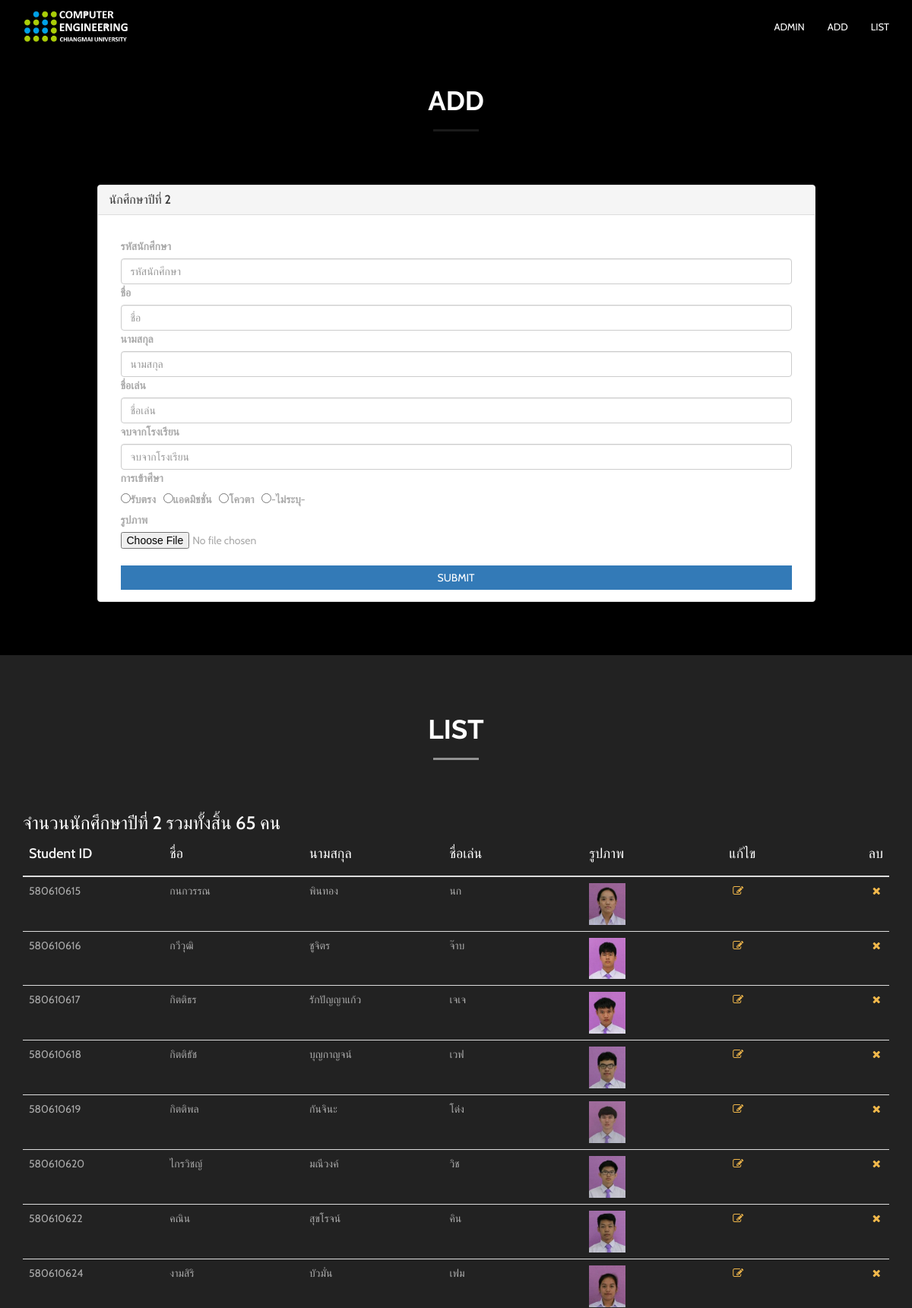
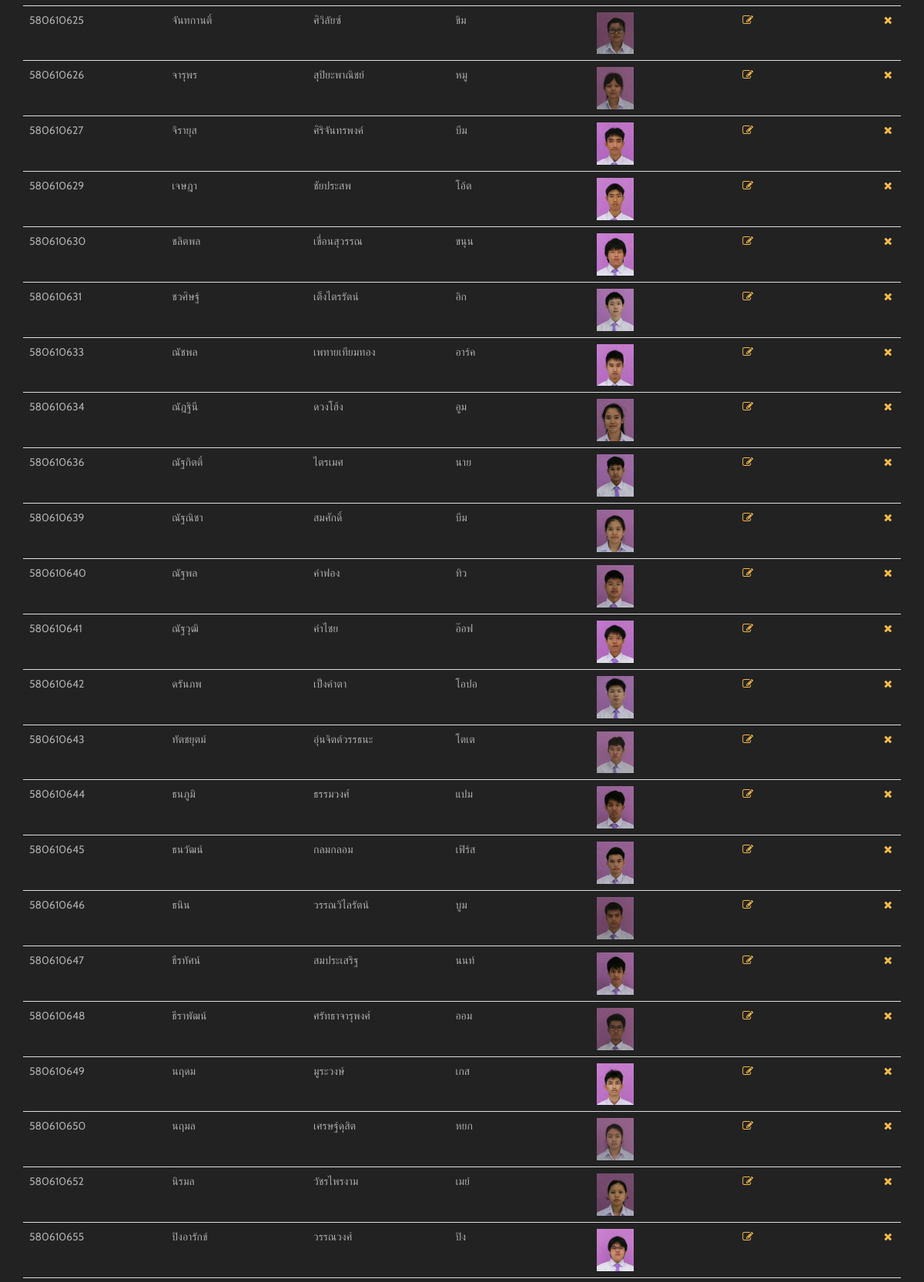
Page /sophomore/sophomore_form.php (upper part) on the committed database (2 pictures, top to bottom).
### tables this page shows
CREATE TABLE `sophomore` (
  `id` int(11) NOT NULL,
  `student_id` int(9) NOT NULL,
  `firstname` varchar(20) NOT NULL,
  `lastname` varchar(20) NOT NULL,
  `nickname` varchar(20) NOT NULL,
  `school` varchar(50) NOT NULL,
  `entrance` varchar(20) NOT NULL,
  `img` text NOT NULL
);

### sophomore/sophomore_form.php (the view, shortened to what this page needs)
<!DOCTYPE html>
<html lang="en">
<head>
    <link href="../bootstrap/css/bootstrap.min.css" rel="stylesheet">
    <link href="../font-awesome/css/font-awesome.min.css" rel="stylesheet">
    <link href="../css/flexslider.css" rel="stylesheet" type="text/css" media="screen">
    <link href="../css/owl.carousel.css" rel="stylesheet" type="text/css" media="screen">
    <link href="../css/owl.theme.css" rel="stylesheet" type="text/css" media="screen">
    <link rel="stylesheet" type="text/css" href="../css/jquery-ui.min.css" media="screen">
    <link href="../lightbox2/dist/css/lightbox.css" rel="stylesheet">
    <link href="../css/restaurant-onepage-dark.css" rel="stylesheet" type="text/css" media="screen">
      </head>
      <body data-spy="scroll">
        <nav class="navbar navbar-inverse navbar-fixed-top">
            <div class="container">
                <div class="navbar-header">
                    <a href="../index.html"><img src="../img/logo.png" alt = "img" width = "140"></a>
                </div>
                <div id="navbar" class="navbar-collapse collapse">
                    <ul class="nav navbar-nav scroll-to navbar-right">
                        <li><a href="../admin/index.html">Admin</a></li>
                        <li><a href="#add">Add</a></li>
                        <li><a href="#list">List</a></li>
                    </ul>
                </div>
            </div>
        </nav>
        <section id="add" class="about-section" >
            <div class="container">
                <div class="row">
                    <div class="col-sm-6 col-sm-offset-3 center-title text-center">
                        <h3><br>Add</h3>
                        <span class="center-line"></span>
                    </div>
                </div>
                <div class="row">
                  <div class="col-xs-offset-1 col-xs-10">
                <div class="panel panel-default formPanel">
                          <div class="panel-heading bg-color-1 border-color-1">
                            <h3 class="panel-title">นักศึกษาปีที่ 2</h3>
                          </div>
                          <div class="panel-body">
                                <form action="sophomore_add.php" method="POST" role="form" enctype="multipart/form-data">
                                      <div class="form-group formField">
                                        <div class="col-xs-12">
                                           <label for="">รหัสนักศึกษา</label>
                                           <input type="text" class="form-control" name="student_id" placeholder="รหัสนักศึกษา" required>
                                        </div>
                                      </div>
                                      <div class="form-group formField">
                                        <div class="col-xs-12">
                                           <label for="">ชื่อ</label>
                                           <input type="text" class="form-control" name="firstname" placeholder="ชื่อ" required>
                                        </div>
                                      </div>
                                       <div class="form-group formField">
                                        <div class="col-xs-12">
                                              <label for="">นามสกุล</label>
                                               <input type="text" class="form-control" name="lastname" placeholder="นามสกุล" required>
                                        </div>
                                      </div>
                                      <div class="form-group formField">
                                        <div class="col-xs-12">
                                              <label for="">ชื่อเล่น</label>
                                               <input type="text" class="form-control" name="nickname" placeholder="ชื่อเล่น" required>
                                        </div>
                                      <div class="form-group formField">
                                        <div class="col-xs-12">
                                           <label for="">จบจากโรงเรียน</label>
                                           <input type="text" class="form-control" name="school" placeholder="จบจากโรงเรียน" required>
                                        </div>
                                      </div>
                                      <div class="form-group formField">
                                        <div class="col-xs-12">
                                           <label for="">การเข้าศึษา</label> <br>
                                           <label><input type="radio" name="entrance" value="รับตรง">รับตรง&nbsp;&nbsp;</label>
                                            <label><input type="radio" name="entrance" value="แอดมิชชั่น">แอดมิชชั่น&nbsp;&nbsp;</label>
                                            <label><input type="radio" name="entrance" value="โควตา">โควตา&nbsp;&nbsp;</label>
                                            <label><input type="radio" name="entrance" value="ไม่ระบุ">-ไม่ระบุ-&nbsp;&nbsp;</label>
                                        </div>
                                      </div>
                                      <div class="form-group">
                                        <div class="col-xs-12">
                                              <label for="">รูปภาพ</label>
                                              <input type="file" name="img" id="img" required>
                                            </div>
                                      </div>
                                      <div class="form-group formField">
                                            <div class="col-xs-12">
                                                <input type="submit" class="btn btn-primary btn-block bg-color-3 border-color-3" value="Submit">
                                            </div>
                                      </div>
                                </form>
                   </div>
                </div>
             </div>
         </div>
     </div>
</section>
<section id="list" class="testimonials">
    <div class="container">
        <div class="row">
            <div class="col-sm-6 col-sm-offset-3 center-title text-center">
                <h3>List</h3>
                <span class="center-line"></span>
            </div>
        </div>
        <div class="row">
            <?php
            $servername = "localhost";
            $username = "root";
            $password = "";
            $dbname = "group6";
            $conn = new mysqli($servername, $username, $password,$dbname);
            mysqli_set_charset($conn, "utf8");
            $sql = "SELECT * FROM sophomore";
            $result = $conn->query($sql);
            ?>
            <div class="col-xs-12">
                <h3 class="color-1">จำนวนนักศึกษาปีที่ 2 รวมทั้งสิ้น <?=$result->num_rows?> คน</h3>
                <div class="table-responsive">
                  <table class="table table-curved">
                    <thead>
                      <tr>
                        <th class="col-sm-2"><h4>Student ID</h4></th>
                        <th class="col-sm-2"><h4>ชื่อ</h4></th>
                        <th class="col-sm-2"><h4>นามสกุล</h4></th>
                        <th class="col-sm-2"><h4>ชื่อเล่น</h4></th>
                        <th class="col-sm-2"><h4>รูปภาพ</h4></th>
                        <th class="col-sm-2"><h4>แก้ไข</h4></th>
                        <th class="col-sm-2"><h4>ลบ</h4></th>
                    </tr>
                </thead>
                <tbody>
                   <?php while($row = $result->fetch_assoc()): ?>
                    <tr>
                        <td><?=$row["student_id"]?></td>
                        <td><?=$row["firstname"]?></td>
                        <td><?=$row["lastname"]?></td>
                        <td><?=$row["nickname"]?></td>
                        <td><img src="<?=$row["img"]?>" width="48" >
                        <td><a href="sophomore_form_edit.php?id=<?=$row["id"]?>"><i class="fa fa-pencil-square-o"></td>
                        <td><a href="sophomore_delete.php?id=<?=$row["id"]?>"><i class="fa fa-times"></td>
                    </tr>
                <?php endwhile; ?>
            </tbody>
        </table>
    </div>
</div><?php $conn->close(); ?>
</div>
</div>
</section>
</body>
</html

### css/restaurant-onepage-dark.css (style rules this page uses)
html, body { height: 100%; }
body { font-family: "Cabin", sans-serif; line-height: 22px; color: #aaa; -webkit-font-smoothing: antialiased; -webkit-text-size-adjust: 100%; -ms-text-size-adjust: 100%; background-color: #222; }
a { color: #f2b84b; }
a i { margin-left: 5px; }
a, button { -moz-transition: all 0.3s; -o-transition: all 0.3s; -webkit-transition: all 0.3s; transition: all 0.3s; border: 0px; background-color: transparent; }
a, a:hover, a:focus, button, button:focus { text-decoration: none; outline: 0 !important; }
h1, h1, h3, h4, h5, h6 { margin-top: 0px; color: #fff; }
.center-title { margin-bottom: 50px; }
.center-title h3 { text-transform: uppercase; font-weight: 700; margin: 0px; font-size: 35px; line-height: 35px; font-family: "Raleway", sans-serif; }
.center-title .center-line { display: block; margin: 20px auto; height: 3px; text-align: center; width: 60px; background-color: rgba(255, 255, 255, 0.1); }
.center-line { display: block; margin: 10px auto; height: 3px; text-align: center; width: 60px; background-color: rgba(255, 255, 255, 0.2); }
.btn { -webkit-border-radius: 0px; -moz-border-radius: 0px; -ms-border-radius: 0px; border-radius: 0px; border: 0px; text-transform: uppercase; }
.navbar-inverse { background-color: rgba(0, 0, 0, 0.5); border: 0px; padding: 10px 0; -moz-transition: all 0.5s ease-in-out; -o-transition: all 0.5s ease-in-out; -webkit-transition: all 0.5s ease-in-out; transition: all 0.5s ease-in-out; }
.navbar-inverse .navbar-nav > li > a { color: #fff; text-transform: uppercase; font-size: 13px; }
.about-section { padding-top: 80px; padding-bottom: 50px; background-color: #000000; }
.testimonials { padding: 80px 0; }
.testimonials .center-title h3 { color: #fff; }
.testimonials .center-line { background-color: rgba(255, 255, 255, 0.5); }
* { padding: 0; margin: 0; }
* { word-wrap: break-word; }

### rows in the picture
sophomore: student "580610615", firstname "กนกวรรณ", lastname "พินทอง", nickname "นก", img (picture)
sophomore: student "580610616", firstname "กวีวุฒิ", lastname "ชูจิตร", nickname "จ๊าบ", img (picture)
sophomore: student "580610617", firstname "กิตติธร", lastname "รักปัญญาแก้ว", nickname "เจเจ", img (picture)
sophomore: student "580610618", firstname "กิตติธัช", lastname "บุญกาญจน์", nickname "เวฟ", img (picture)
sophomore: student "580610619", firstname "กิตติพล", lastname "กันจินะ", nickname "โด่ง", img (picture)
sophomore: student "580610620", firstname "ไกรวิชญ์", lastname "มณีวงค์", nickname "วิช", img (picture)
sophomore: student "580610622", firstname "คณิน", lastname "สุขโรจน์", nickname "คิน", img (picture)
sophomore: student "580610624", firstname "งามสิริ", lastname "บัวมั่น", nickname "เฟม", img (picture)
sophomore: student "580610625", firstname "จันทกานติ์", lastname "ศิวิลัยซ์", nickname "ขิม", img (picture)
sophomore: student "580610626", firstname "จารุพร", lastname "สุปิยะพาณิชย์", nickname "หมู", img (picture)
sophomore: student "580610627", firstname "จิรายุส", lastname "ศิริจันทรพงค์", nickname "บีม", img (picture)
sophomore: student "580610629", firstname "เจษฎา", lastname "ชัยประสพ", nickname "โอ้ต", img (picture)
sophomore: student "580610630", firstname "ชลิตพล", lastname "เขื่อนสุวรรณ", nickname "ขนุน", img (picture)
sophomore: student "580610631", firstname "ชวศิษฐ์", lastname "เต็งไตรรัตน์", nickname "อิก", img (picture)
sophomore: student "580610633", firstname "ณัชพล", lastname "เพทายเทียมทอง", nickname "อาร์ค", img (picture)
sophomore: student "580610634", firstname "ณัฎฐินี", lastname "ดวงโฮ้ง", nickname "อูม", img (picture)
sophomore: student "580610636", firstname "ณัฐกิตติ์", lastname "ไตรเมศ", nickname "นาย", img (picture)
sophomore: student "580610639", firstname "ณัฐณิชา", lastname "สมศักดิ์", nickname "บีม", img (picture)
sophomore: student "580610640", firstname "ณัฐพล", lastname "คำฟอง", nickname "ทิว", img (picture)
sophomore: student "580610641", firstname "ณัฐวุฒิ", lastname "คำไชย", nickname "อ๊อฟ", img (picture)
sophomore: student "580610642", firstname "ดรันภพ", lastname "เป็งคำตา", nickname "โอปอ", img (picture)
sophomore: student "580610643", firstname "ทัตชยุตม์", lastname "อุ่นจิตต์วรรธนะ", nickname "โตเต", img (picture)
sophomore: student "580610644", firstname "ธนภูมิ", lastname "ธรรมวงศ์", nickname "แปม", img (picture)
sophomore: student "580610645", firstname "ธนวัฒน์", lastname "กลมกลอม", nickname "เฟิร์ส", img (picture)
sophomore: student "580610646", firstname "ธนิน", lastname "วรรณวิไลรัตน์", nickname "บูม", img (picture)
sophomore: student "580610647", firstname "ธีรทัศน์", lastname "สมประเสริฐ", nickname "นนท์", img (picture)
sophomore: student "580610648", firstname "ธีราพัฒน์", lastname "ศรัทธาจารุพงศ์", nickname "ออม", img (picture)
sophomore: student "580610649", firstname "นฤดม", lastname "มูระวงษ์", nickname "เกส", img (picture)
sophomore: student "580610650", firstname "นฤมล", lastname "เศรษฐ์ดุสิต", nickname "หยก", img (picture)
sophomore: student "580610652", firstname "นิรมล", lastname "วัชรไพรงาม", nickname "เมย์", img (picture)
sophomore: student "580610655", firstname "ปิงอารักข์", lastname "วรรณวงศ์", nickname "ปิง", img (picture)

### other values in the picture
$result->num_rows "65"
